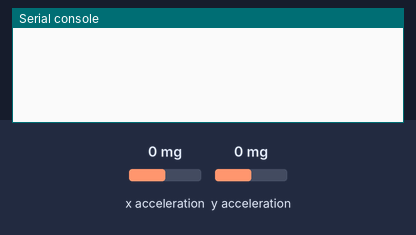
The program below on a simulated BBC micro:bit running MicroPython. Parts: the last lines printed to the serial console. The test bench sets the inputs (shaded band); at power-on: x acceleration 0 mg, y acceleration 0 mg. No radio messages arrive unless stated (any console line starting 'radio sent:' is added by the test bench).

Above: at 1.2 s.
1.3 s: x acceleration set to -1440 mg
At 1.49 s:
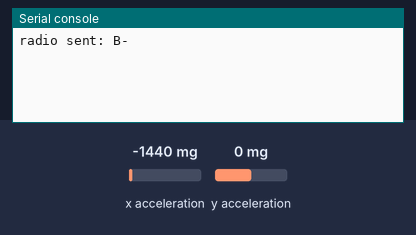
2.8 s: y acceleration set to -1440 mg
At 3.0 s:
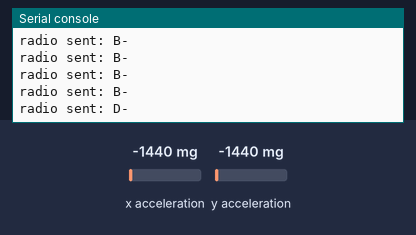
4.5 s: x acceleration set to 750 mg
At 4.52 s:
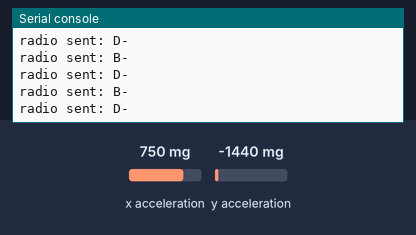

The program:

B_inclinacio_fina_minim.py
```python
# Solucionari Repte SA5-B · Comandament fi (MINIM)
# Inclinacio esquerra/dreta -> B-/B+, endavant/enrere -> D-/D+, amb una
# zona morta: amb la placa gairebe plana no s'envia res.

from microbit import *
import radio

GRUP = 10
ZONA_MORTA = 250

radio.on()
radio.config(group=GRUP)

while True:
    x = accelerometer.get_x()
    y = accelerometer.get_y()
    if x > ZONA_MORTA:
        radio.send("B+")
    elif x < -ZONA_MORTA:
        radio.send("B-")
    if y < -ZONA_MORTA:
        radio.send("D-")
    elif y > ZONA_MORTA:
        radio.send("D+")
    sleep(150)
```

Measured:
- after the input at 1.3 s, the serial console: prints a new line after 0.06 s (image 1)
- after the input at 2.8 s, the serial console: prints a new line after 0.07 s (image 2)
